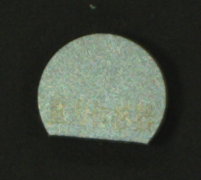
#> input picture python/org_muban/muban_1.bmp, 201 x 180 px, found by its file name
$ python polar_chack.py
#> lines starting #> are read from the running program, lines starting #| are printed output that depends on the picture; after the words box and inside, x2 and y2 are one past the last pixel; in counts of white or black regions, pixels touching at a corner belong together
import cv2
import numpy as np
from scipy.spatial.distance import cdist
from skimage.measure import ransac
from skimage.transform import AffineTransform
import matplotlib.pyplot as plt


def extract_contour_points(img, min_area=10):
    """提取轮廓点"""
    edges = cv2.Canny(img, 50, 150)
    contours, _ = cv2.findContours(edges, cv2.RETR_EXTERNAL, cv2.CHAIN_APPROX_NONE)

    all_points = []
    for cnt in contours:
        if cv2.contourArea(cnt) >= min_area:
            for pt in cnt:
                all_points.append(pt[0])
    return np.array(all_points)


def polar_histogram(points, center=None, radius_bins=6, angle_bins=12):
    """生成轮廓点的极坐标直方图描述子"""
    if len(points) < 5:
        return None

    if center is None:
        center = np.mean(points, axis=0)

    relative = points - center
    r = np.linalg.norm(relative, axis=1)
    theta = (np.arctan2(relative[:, 1], relative[:, 0]) + 2 * np.pi) % (2 * np.pi)

    r_norm = r / (r.max() + 1e-8)  # normalize radius

    hist = np.zeros((radius_bins, angle_bins), dtype=np.float32)
    for ri, ai in zip(
        np.floor(r_norm * radius_bins).astype(int),
        np.floor(theta / (2 * np.pi) * angle_bins).astype(int),
    ):
        ri = min(ri, radius_bins - 1)
        ai = min(ai, angle_bins - 1)
        hist[ri, ai] += 1

    hist = hist.flatten()
    return hist / (np.linalg.norm(hist) + 1e-6)


def extract_descriptors(img, stride=8, window=24):
    """滑动窗口提取极坐标直方图描述子"""
    h, w = img.shape
    descriptors = []
    positions = []

    for y in range(0, h - window, stride):
        for x in range(0, w - window, stride):
            patch = img[y : y + window, x : x + window]
            contour_pts = extract_contour_points(patch)
            if len(contour_pts) == 0:
                continue
            contour_pts = contour_pts + np.array([x, y])  # 变为整图坐标
            center = np.mean(contour_pts, axis=0)
            desc = polar_histogram(contour_pts, center)
            if desc is not None:
                descriptors.append(desc)
                positions.append(center)
    return np.array(descriptors), np.array(positions)


def bidirectional_match(desc1, desc2, pos1, pos2, threshold=0.85):
    """基于余弦相似度的双向匹配"""
    sim_matrix = 1 - cdist(desc1, desc2, 'cosine')
    matches = []
    for i in range(len(desc1)):
        j = np.argmax(sim_matrix[i])
        i_back = np.argmax(sim_matrix[:, j])
        if i_back == i and sim_matrix[i, j] > threshold:
            matches.append((pos1[i], pos2[j], sim_matrix[i, j]))
    return matches


def ransac_affine_verification(matches):
    """使用RANSAC筛选内点并估计仿射变换"""
    if len(matches) < 3:
        return matches, []

    src = np.array([m[0] for m in matches])
    dst = np.array([m[1] for m in matches])

    model, inliers = ransac(
        (src, dst),
        AffineTransform,
        min_samples=3,
        residual_threshold=5,
        max_trials=1000,
    )
    inliers = np.array(inliers, dtype=bool)
    inlier_matches = [matches[i] for i in range(len(matches)) if inliers[i]]
    outliers = [matches[i] for i in range(len(matches)) if not inliers[i]]
    return inlier_matches, outliers


def draw_matches(img1, img2, matches):
    h1, w1 = img1.shape
    h2, w2 = img2.shape
    result = np.zeros((max(h1, h2), w1 + w2, 3), dtype=np.uint8)
    result[:h1, :w1] = cv2.cvtColor(img1, cv2.COLOR_GRAY2BGR)
    result[:h2, w1:] = cv2.cvtColor(img2, cv2.COLOR_GRAY2BGR)

    for p1, p2, sim in matches:
        p1 = tuple(np.round(p1).astype(int))
        p2 = tuple(np.round(p2).astype(int) + np.array([w1, 0]))
        cv2.line(result, p1, p2, (0, 255, 0), 1)
        cv2.circle(result, p1, 2, (255, 0, 0), -1)
        cv2.circle(result, p2, 2, (255, 0, 0), -1)

    cv2.imshow("Matches", result)
    cv2.waitKey(0)
    cv2.destroyAllWindows()


def main():
    # 加载图像
    img1 = cv2.imread(r'org_muban\muban_1.bmp', 0)
#> img1: shape (180, 201); min 16, max 189, mean 68.2
    print(f"Image 1 shape: {img1.shape}")
#| Image 1 shape: (180, 201)
    M = cv2.getRotationMatrix2D((img1.shape[1] // 2, img1.shape[0] // 2), 30, 0.8)
    img2 = cv2.warpAffine(img1, M, (img1.shape[1], img1.shape[0]))
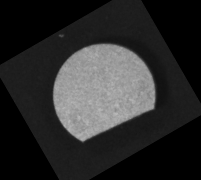
#> img2: shape (180, 201); min 0, max 187, mean 43.3

    # 特征提取
    print("Extracting descriptors from target...")
    desc1, pos1 = extract_descriptors(img1)
#> after the loop in extract_descriptors, `for y in range(0, h - window, stride):`:
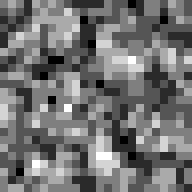
#> patch: shape (24, 24) (shown 8 times larger); min 26, max 32, mean 28.7; drawn with min black and max white
#> after the loop in extract_descriptors, `for y in range(0, h - window, stride):`: descriptors = 60 items; positions = 60 pairs, first value 48.13 to 157.3, second value 6.27 to 138.4
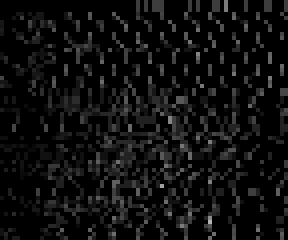
#> desc1: shape (60, 72) float32 (shown 4 times larger); min 0, max 0.712, mean 0.0599
#> pos1 has the same summary as positions in extract_descriptors
    print("Extracting descriptors from template...")
    desc2, pos2 = extract_descriptors(img2)
#> the loop in extract_descriptors (call 2), `for y in range(0, h - window, stride):` made 20 passes
#> pass 1, in extract_contour_points (call 468), `edges = cv2.Canny(img, 50, 150)`:
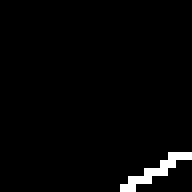
#> edges: shape (24, 24) (shown 8 times larger); 2.3% white in thin lines or dots, all inside (x1, y1, x2, y2) = (15, 19, 24, 24)
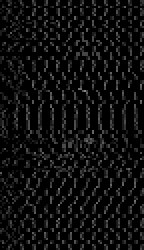
#> desc2: shape (125, 72) float32 (shown 2 times larger); min 0, max 0.532, mean 0.0598
#> pos2 = 125 pairs, first value 5.12 to 193.1, second value 6.65 to 168.3

    print(f"Target features: {len(desc1)}, Template features: {len(desc2)}")
#| Target features: 60, Template features: 125

    # 匹配
    raw_matches = bidirectional_match(desc1, desc2, pos1, pos2, threshold=0.85)
#> in bidirectional_match, `sim_matrix = 1 - cdist(desc1, desc2, 'cosine')`:
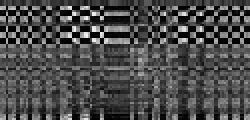
#> sim_matrix: shape (60, 125) float64 (shown 2 times larger); min 0, max 0.965, mean 0.296
#> the loop in bidirectional_match, `for i in range(len(desc1)):` made 60 passes
#> (j, i_back) on passes 1 to 12: (55, 21), (55, 21), (55, 21), (34, 3), (35, 3), (45, 52), (46, 7), (46, 7), (43, 17), (43, 17), (123, 10), (77, 43)
#> after the loop in bidirectional_match, `for i in range(len(desc1)):`: matches = [([61.45, 47.65], [70.91, 55.61], 0.928), ([144, 49.69], [139.5, 58.81], 0.942), ([150.4, 56.26], [136.5, 55.37], 0.945), ([48.66, 61.5], [61.57, 66.8], 0.929), ([51.1, 58.57], [67.59, 59.33], 0.965), ([153.3, 60.26], [143.1, 62.25], 0.961)]
#> raw_matches has the same summary as matches in bidirectional_match

    # RANSAC 验证
    verified_matches, _ = ransac_affine_verification(raw_matches)
#> in ransac_affine_verification, `src = np.array([m[0] for m in matches])`: src = [[61.45, 47.65], [144, 49.69], [150.4, 56.26], [48.66, 61.5], [51.1, 58.57], [153.3, 60.26]]
#> in ransac_affine_verification, `dst = np.array([m[1] for m in matches])`: dst = [[70.91, 55.61], [139.5, 58.81], [136.5, 55.37], [61.57, 66.8], [67.59, 59.33], [143.1, 62.25]]
#> in ransac_affine_verification, `model, inliers = ransac( (src, dst), AffineTransform, min_samples=3, r..`: inliers = [True, False, False, True, False, True]
#> in ransac_affine_verification, `inlier_matches = [matches[i] for i in range(len(matches)) if inliers[i]]`: inlier_matches = [([61.45, 47.65], [70.91, 55.61], 0.928), ([48.66, 61.5], [61.57, 66.8], 0.929), ([153.3, 60.26], [143.1, 62.25], 0.961)]
#> in ransac_affine_verification, `outliers = [matches[i] for i in range(len(matches)) if not inliers[i]]`: outliers = [([144, 49.69], [139.5, 58.81], 0.942), ([150.4, 56.26], [136.5, 55.37], 0.945), ([51.1, 58.57], [67.59, 59.33], 0.965)]
#> verified_matches has the same summary as inlier_matches in ransac_affine_verification

    print(f"Verified matches: {len(verified_matches)}")
#| Verified matches: 3
    draw_matches(img1, img2, verified_matches)
#> the loop in draw_matches, `for p1, p2, sim in matches:` made 3 passes
#> (p1, p2, sim) on passes 1 to 3: ((61, 48), (272, 56), 0.928), ([48.66, 61.5], [61.57, 66.8], 0.929), ([153.3, 60.26], [143.1, 62.25], 0.961)
#> after the loop in draw_matches, `for p1, p2, sim in matches:`:
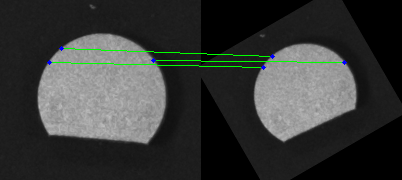
#> result: shape (180, 402, 3); mean of channels 0, 1, 2 55.3, 57.1, 55; drawn as B, G, R


if __name__ == "__main__":
    main()

$ run again, with python/org_muban/muban_2.bmp copied over python/org_muban/muban_1.bmp
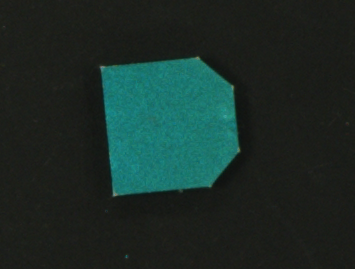
#> input picture python/org_muban/muban_2.bmp, 355 x 269 px, found by its file name
#| Image 1 shape: (269, 355)
#> after the loop in extract_descriptors, `for y in range(0, h - window, stride):`: descriptors = 20 items; positions = 20 items, first 6: [202.7, 61.89], [207.3, 64.89], [202.7, 61.87], [211, 68.12], [216, 72.35], [214, 70.78]
#> pos1 = 20 rows, first 8: [202.7, 61.89], [207.3, 64.89], [202.7, 61.87], [211, 68.12], [216, 72.35], [214, 70.78], [218.8, 74.53], [225.5, 80.12]
#> the loop in extract_descriptors (call 2), `for y in range(0, h - window, stride):` made 31 passes
#> pass 1, in extract_contour_points (call 1320), `edges = cv2.Canny(img, 50, 150)`:
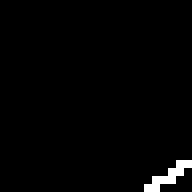
#> edges: shape (24, 24) (shown 8 times larger); 1.6% white in thin lines or dots, all inside (x1, y1, x2, y2) = (18, 20, 24, 24)
#| Target features: 20, Template features: 220
#> the loop in bidirectional_match, `for i in range(len(desc1)):` made 20 passes
#| Verified matches: 4
#> the loop in draw_matches, `for p1, p2, sim in matches:` made 4 passes
#> (p1, p2, sim) on passes 1 to 4: ([211, 68.12], [211.2, 99.5], 0.978), ([230.9, 160.8], [130.8, 93.73], 0.958), ([222, 171.2], [139.5, 87.39], 0.956), ([217, 177.5], [149.2, 80.34], 0.951)
#> after the loop in draw_matches, `for p1, p2, sim in matches:`:
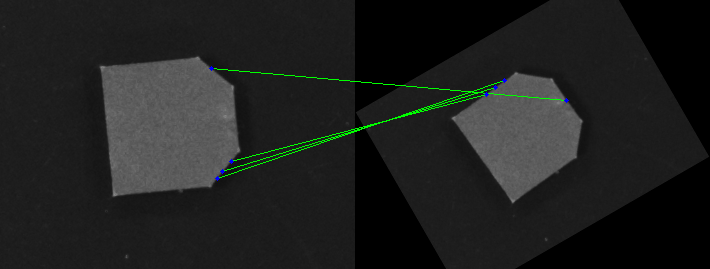
#> result: shape (269, 710, 3); mean of channels 0, 1, 2 31.1, 32.5, 31; drawn as B, G, R

$ run again, with python/org_muban/muban_3.bmp copied over python/org_muban/muban_1.bmp
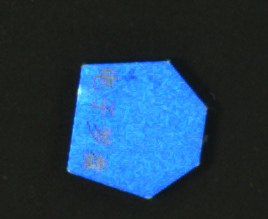
#> input picture python/org_muban/muban_3.bmp, 268 x 219 px, found by its file name
#| Image 1 shape: (219, 268)
#> after the loop in extract_descriptors, `for y in range(0, h - window, stride):`: descriptors = 91 items; positions = 91 pairs, first value 87.78 to 203.9, second value 67.08 to 193.4
#> pos1 has the same summary as positions in extract_descriptors
#> the loop in extract_descriptors (call 2), `for y in range(0, h - window, stride):` made 25 passes
#> pass 1, in extract_contour_points (call 787), `edges = cv2.Canny(img, 50, 150)`:
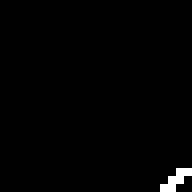
#> edges: shape (24, 24) (shown 8 times larger); 1% white in thin lines or dots, all inside (x1, y1, x2, y2) = (20, 21, 24, 24)
#> pos2 = 163 pairs, first value 5.39 to 256.4, second value 5.55 to 207
#| Target features: 91, Template features: 163
#> the loop in bidirectional_match, `for i in range(len(desc1)):` made 91 passes
#> (j, i_back) on passes 1 to 3: (73, 58), (39, 16), (94, 56)
#| Verified matches: 3
#> the loop in draw_matches, `for p1, p2, sim in matches:` made 3 passes
#> (p1, p2, sim) on passes 1 to 3: ([179.5, 177], [93.5, 90.24], 0.888), ([192.2, 168.2], [43.5, 60.09], 0.881), ([170.3, 183.6], [107.5, 81.41], 0.941)
#> after the loop in draw_matches, `for p1, p2, sim in matches:`:
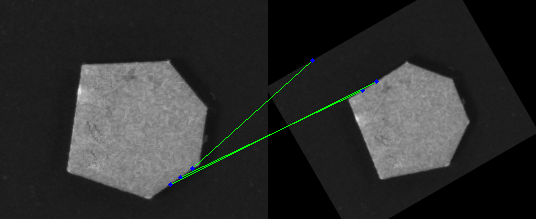
#> result: shape (219, 536, 3); mean of channels 0, 1, 2 45.3, 46.2, 45.2; drawn as B, G, R

$ run again, with python/org_muban/muban_4.bmp copied over python/org_muban/muban_1.bmp
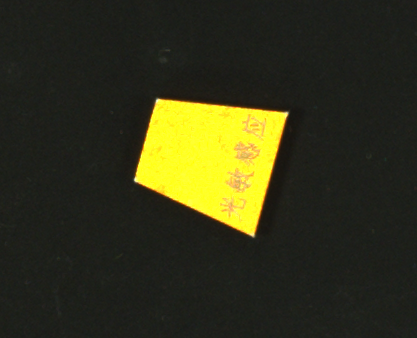
#> input picture python/org_muban/muban_4.bmp, 417 x 338 px, found by its file name
#| Image 1 shape: (338, 417)
#> after the loop in extract_descriptors, `for y in range(0, h - window, stride):`: descriptors = 44 items; positions = 44 pairs, first value 226.1 to 259.5, second value 124.5 to 212.4
#> pos1 has the same summary as positions in extract_descriptors
#> the loop in extract_descriptors (call 2), `for y in range(0, h - window, stride):` made 40 passes
#| Target features: 44, Template features: 212
#> the loop in bidirectional_match, `for i in range(len(desc1)):` made 44 passes
#| Verified matches: 0
#> in draw_matches, `result[:h2, w1:] = cv2.cvtColor(img2, cv2.COLOR_GRAY2BGR)`:
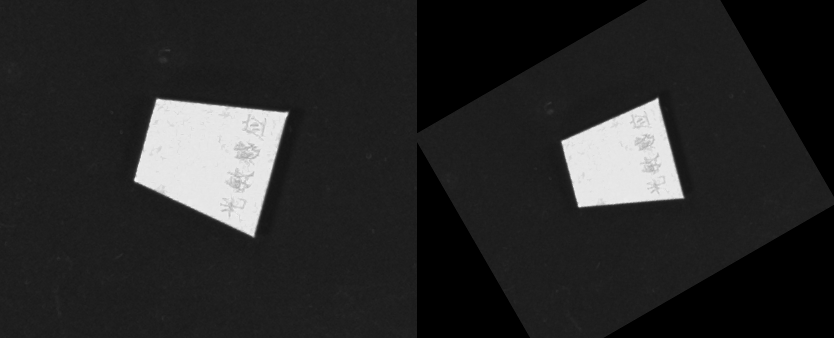
#> result: shape (338, 834, 3); min 0, max 247, mean 40.2
